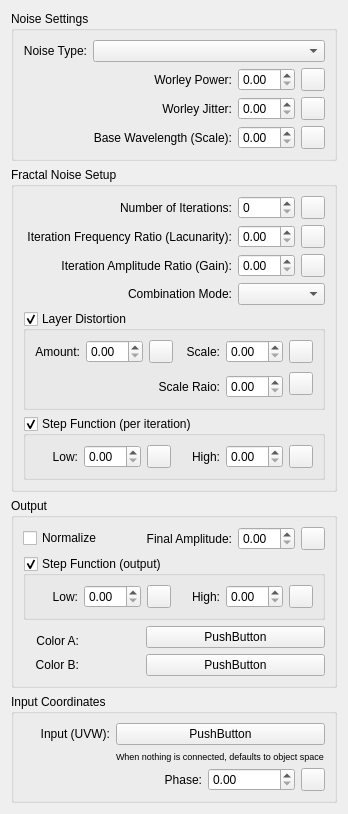
<?xml version="1.0" encoding="UTF-8"?>
<ui version="4.0">
 <class>Form</class>
 <widget class="QWidget" name="Form">
  <property name="geometry">
   <rect>
    <x>0</x>
    <y>0</y>
    <width>334</width>
    <height>742</height>
   </rect>
  </property>
  <property name="windowTitle">
   <string>Form</string>
  </property>
  <layout class="QGridLayout" name="gridLayout_4" columnstretch="0,0">
   <item row="1" column="0" colspan="2">
    <widget class="QGroupBox" name="groupBox">
     <property name="title">
      <string>Fractal Noise Setup</string>
     </property>
     <layout class="QGridLayout" name="gridLayout_3" columnstretch="2,0,0">
      <item row="1" column="0">
       <widget class="QLabel" name="label_12">
        <property name="text">
         <string>Number of Iterations:</string>
        </property>
        <property name="alignment">
         <set>Qt::AlignRight|Qt::AlignTrailing|Qt::AlignVCenter</set>
        </property>
       </widget>
      </item>
      <item row="3" column="1">
       <widget class="MaxSDK::QmaxDoubleSpinBox" name="Gain">
        <property name="visibleDigits">
         <number>-4</number>
        </property>
       </widget>
      </item>
      <item row="2" column="0">
       <widget class="QLabel" name="label_6">
        <property name="text">
         <string>Iteration Frequency Ratio (Lacunarity):</string>
        </property>
        <property name="alignment">
         <set>Qt::AlignRight|Qt::AlignTrailing|Qt::AlignVCenter</set>
        </property>
       </widget>
      </item>
      <item row="3" column="0">
       <widget class="QLabel" name="label_7">
        <property name="text">
         <string>Iteration Amplitude Ratio (Gain):</string>
        </property>
        <property name="alignment">
         <set>Qt::AlignRight|Qt::AlignTrailing|Qt::AlignVCenter</set>
        </property>
       </widget>
      </item>
      <item row="1" column="2">
       <widget class="MaxSDK::UI::QmaxTexmapToolbutton" name="Iterations_map">
        <property name="text">
         <string/>
        </property>
       </widget>
      </item>
      <item row="2" column="1">
       <widget class="MaxSDK::QmaxDoubleSpinBox" name="Lacunarity">
        <property name="visibleDigits">
         <number>-4</number>
        </property>
       </widget>
      </item>
      <item row="1" column="1">
       <widget class="MaxSDK::QmaxSpinBox" name="Iterations"/>
      </item>
      <item row="3" column="2">
       <widget class="MaxSDK::UI::QmaxTexmapToolbutton" name="Gain_map">
        <property name="text">
         <string/>
        </property>
       </widget>
      </item>
      <item row="2" column="2">
       <widget class="MaxSDK::UI::QmaxTexmapToolbutton" name="Lacunarity_map">
        <property name="text">
         <string/>
        </property>
       </widget>
      </item>
      <item row="6" column="0" colspan="3">
       <widget class="QGroupBox" name="LayerStepFunction">
        <property name="title">
         <string>Step Function (per iteration)</string>
        </property>
        <property name="checkable">
         <bool>true</bool>
        </property>
        <layout class="QGridLayout" name="gridLayout_2">
         <item row="0" column="2">
          <widget class="MaxSDK::QmaxDoubleSpinBox" name="LayerLowStep">
           <property name="visibleDigits">
            <number>-4</number>
           </property>
          </widget>
         </item>
         <item row="0" column="4">
          <widget class="QLabel" name="label_4">
           <property name="text">
            <string>High:</string>
           </property>
           <property name="alignment">
            <set>Qt::AlignRight|Qt::AlignTrailing|Qt::AlignVCenter</set>
           </property>
          </widget>
         </item>
         <item row="0" column="3">
          <widget class="MaxSDK::UI::QmaxTexmapToolbutton" name="LayerLowStep_map">
           <property name="text">
            <string/>
           </property>
          </widget>
         </item>
         <item row="0" column="5">
          <widget class="MaxSDK::QmaxDoubleSpinBox" name="LayerHiStep">
           <property name="visibleDigits">
            <number>-4</number>
           </property>
          </widget>
         </item>
         <item row="0" column="1">
          <widget class="QLabel" name="label_5">
           <property name="text">
            <string>Low:</string>
           </property>
           <property name="alignment">
            <set>Qt::AlignRight|Qt::AlignTrailing|Qt::AlignVCenter</set>
           </property>
          </widget>
         </item>
         <item row="0" column="6">
          <widget class="MaxSDK::UI::QmaxTexmapToolbutton" name="LayerHiStep_map">
           <property name="text">
            <string/>
           </property>
          </widget>
         </item>
        </layout>
       </widget>
      </item>
      <item row="5" column="0" colspan="3">
       <widget class="QGroupBox" name="LayerDistort">
        <property name="title">
         <string>Layer Distortion</string>
        </property>
        <property name="checkable">
         <bool>true</bool>
        </property>
        <layout class="QGridLayout" name="gridLayout_7">
         <item row="0" column="4">
          <widget class="MaxSDK::UI::QmaxTexmapToolbutton" name="LayerDistAmount_map">
           <property name="text">
            <string/>
           </property>
          </widget>
         </item>
         <item row="0" column="3">
          <widget class="MaxSDK::QmaxDoubleSpinBox" name="LayerDistAmount">
           <property name="visibleDigits">
            <number>-4</number>
           </property>
          </widget>
         </item>
         <item row="0" column="7">
          <widget class="MaxSDK::UI::QmaxTexmapToolbutton" name="LayerDistScale_map">
           <property name="text">
            <string/>
           </property>
          </widget>
         </item>
         <item row="2" column="6">
          <widget class="MaxSDK::QmaxDoubleSpinBox" name="LayerDistRatio">
           <property name="visibleDigits">
            <number>-4</number>
           </property>
          </widget>
         </item>
         <item row="0" column="0">
          <widget class="QLabel" name="label_19">
           <property name="text">
            <string>Amount:</string>
           </property>
           <property name="alignment">
            <set>Qt::AlignRight|Qt::AlignTrailing|Qt::AlignVCenter</set>
           </property>
          </widget>
         </item>
         <item row="0" column="5">
          <widget class="QLabel" name="label_8">
           <property name="text">
            <string>Scale:</string>
           </property>
           <property name="alignment">
            <set>Qt::AlignRight|Qt::AlignTrailing|Qt::AlignVCenter</set>
           </property>
          </widget>
         </item>
         <item row="2" column="3" colspan="3">
          <widget class="QLabel" name="label_20">
           <property name="text">
            <string>Scale Raio:</string>
           </property>
           <property name="alignment">
            <set>Qt::AlignRight|Qt::AlignTrailing|Qt::AlignVCenter</set>
           </property>
          </widget>
         </item>
         <item row="0" column="6">
          <widget class="MaxSDK::QmaxDoubleSpinBox" name="LayerDistScale">
           <property name="visibleDigits">
            <number>-4</number>
           </property>
          </widget>
         </item>
         <item row="1" column="7" rowspan="2">
          <widget class="MaxSDK::UI::QmaxTexmapToolbutton" name="LayerDistRatio_map">
           <property name="text">
            <string/>
           </property>
          </widget>
         </item>
        </layout>
       </widget>
      </item>
      <item row="4" column="0">
       <widget class="QLabel" name="label_17">
        <property name="text">
         <string>Combination Mode:</string>
        </property>
        <property name="alignment">
         <set>Qt::AlignRight|Qt::AlignTrailing|Qt::AlignVCenter</set>
        </property>
       </widget>
      </item>
      <item row="4" column="1" colspan="2">
       <widget class="QComboBox" name="Mode">
        <property name="toolTip">
         <string>&lt;b&gt;Mode:&lt;/b&gt; The layer combination mode.&lt;br&gt;&lt;br&gt;
&lt;b&gt;Add&lt;/b&gt; is classic addition. &lt;b&gt;Relative&lt;/b&gt; adds each layer relative to the previous layers contribution. &lt;b&gt;Multiply&lt;/b&gt; is layer-to-layer multiplication.

</string>
        </property>
       </widget>
      </item>
     </layout>
    </widget>
   </item>
   <item row="3" column="0" colspan="2">
    <widget class="QGroupBox" name="groupBox_4">
     <property name="title">
      <string>Input Coordinates</string>
     </property>
     <layout class="QGridLayout" name="gridLayout_8">
      <item row="1" column="1" colspan="3">
       <widget class="QLabel" name="label">
        <property name="text">
         <string>&lt;html&gt;&lt;head/&gt;&lt;body&gt;&lt;p&gt;&lt;span style=&quot; font-size:7pt;&quot;&gt;When nothing is connected, defaults to object space&lt;/span&gt;&lt;/p&gt;&lt;/body&gt;&lt;/html&gt;</string>
        </property>
       </widget>
      </item>
      <item row="2" column="2">
       <widget class="MaxSDK::QmaxDoubleSpinBox" name="Phase">
        <property name="visibleDigits">
         <number>-4</number>
        </property>
       </widget>
      </item>
      <item row="2" column="1">
       <widget class="QLabel" name="label_13">
        <property name="text">
         <string>Phase:</string>
        </property>
        <property name="alignment">
         <set>Qt::AlignRight|Qt::AlignTrailing|Qt::AlignVCenter</set>
        </property>
       </widget>
      </item>
      <item row="2" column="3">
       <widget class="MaxSDK::UI::QmaxTexmapToolbutton" name="Phase_map">
        <property name="text">
         <string/>
        </property>
       </widget>
      </item>
      <item row="0" column="1" colspan="3">
       <widget class="QPushButton" name="UVW_map">
        <property name="text">
         <string>PushButton</string>
        </property>
       </widget>
      </item>
      <item row="0" column="0">
       <widget class="QLabel" name="label_9">
        <property name="text">
         <string>Input (UVW):</string>
        </property>
        <property name="alignment">
         <set>Qt::AlignRight|Qt::AlignTrailing|Qt::AlignVCenter</set>
        </property>
       </widget>
      </item>
     </layout>
    </widget>
   </item>
   <item row="0" column="0" colspan="2">
    <widget class="QGroupBox" name="groupBox_3">
     <property name="title">
      <string>Noise Settings</string>
     </property>
     <layout class="QGridLayout" name="gridLayout_5" columnstretch="2,0,0,0">
      <item row="1" column="1">
       <widget class="QLabel" name="label_14">
        <property name="text">
         <string>Worley Power:</string>
        </property>
        <property name="alignment">
         <set>Qt::AlignRight|Qt::AlignTrailing|Qt::AlignVCenter</set>
        </property>
       </widget>
      </item>
      <item row="0" column="0">
       <widget class="QLabel" name="label_16">
        <property name="text">
         <string>Noise Type:</string>
        </property>
        <property name="alignment">
         <set>Qt::AlignRight|Qt::AlignTrailing|Qt::AlignVCenter</set>
        </property>
       </widget>
      </item>
      <item row="0" column="1" colspan="3">
       <widget class="QComboBox" name="Type">
        <property name="toolTip">
         <string>&lt;b&gt;Type&lt;/b&gt;: Select the type of noise.&lt;br&gt;
Allows multiple types of noise. Note that the &lt;b&gt;Worley Power&lt;/b&gt; and &lt;b&gt;Worley Jitter&lt;/b&gt; parameters only apply to the various flavors of Worley noise.</string>
        </property>
       </widget>
      </item>
      <item row="3" column="3">
       <widget class="MaxSDK::UI::QmaxTexmapToolbutton" name="WorleyJitter_map">
        <property name="text">
         <string/>
        </property>
       </widget>
      </item>
      <item row="1" column="2">
       <widget class="MaxSDK::QmaxDoubleSpinBox" name="WorleyPower">
        <property name="visibleDigits">
         <number>-4</number>
        </property>
       </widget>
      </item>
      <item row="3" column="2">
       <widget class="MaxSDK::QmaxDoubleSpinBox" name="WorleyJitter">
        <property name="visibleDigits">
         <number>-4</number>
        </property>
       </widget>
      </item>
      <item row="3" column="1">
       <widget class="QLabel" name="label_18">
        <property name="text">
         <string>Worley Jitter:</string>
        </property>
        <property name="alignment">
         <set>Qt::AlignRight|Qt::AlignTrailing|Qt::AlignVCenter</set>
        </property>
       </widget>
      </item>
      <item row="1" column="3">
       <widget class="MaxSDK::UI::QmaxTexmapToolbutton" name="WorleyPower_map">
        <property name="text">
         <string/>
        </property>
       </widget>
      </item>
      <item row="4" column="2">
       <widget class="MaxSDK::QmaxDoubleSpinBox" name="Scale">
        <property name="visibleDigits">
         <number>-4</number>
        </property>
       </widget>
      </item>
      <item row="4" column="3">
       <widget class="MaxSDK::UI::QmaxTexmapToolbutton" name="Scale_map">
        <property name="text">
         <string/>
        </property>
       </widget>
      </item>
      <item row="4" column="1">
       <widget class="QLabel" name="label_10">
        <property name="text">
         <string>Base Wavelength (Scale):</string>
        </property>
        <property name="alignment">
         <set>Qt::AlignRight|Qt::AlignTrailing|Qt::AlignVCenter</set>
        </property>
       </widget>
      </item>
     </layout>
    </widget>
   </item>
   <item row="2" column="0" colspan="2">
    <widget class="QGroupBox" name="groupBox_2">
     <property name="title">
      <string>Output</string>
     </property>
     <layout class="QGridLayout" name="gridLayout_6">
      <item row="2" column="0" colspan="5">
       <widget class="QGroupBox" name="OutputStepFunction">
        <property name="title">
         <string>Step Function (output)</string>
        </property>
        <property name="checkable">
         <bool>true</bool>
        </property>
        <layout class="QGridLayout" name="gridLayout">
         <item row="0" column="2">
          <widget class="MaxSDK::QmaxDoubleSpinBox" name="OutputLowStep">
           <property name="visibleDigits">
            <number>-4</number>
           </property>
          </widget>
         </item>
         <item row="0" column="1">
          <widget class="QLabel" name="label_2">
           <property name="text">
            <string>Low:</string>
           </property>
           <property name="alignment">
            <set>Qt::AlignRight|Qt::AlignTrailing|Qt::AlignVCenter</set>
           </property>
          </widget>
         </item>
         <item row="0" column="4">
          <widget class="QLabel" name="label_3">
           <property name="text">
            <string>High:</string>
           </property>
           <property name="alignment">
            <set>Qt::AlignRight|Qt::AlignTrailing|Qt::AlignVCenter</set>
           </property>
          </widget>
         </item>
         <item row="0" column="3">
          <widget class="MaxSDK::UI::QmaxTexmapToolbutton" name="OutputLowStep_map">
           <property name="text">
            <string/>
           </property>
          </widget>
         </item>
         <item row="0" column="5">
          <widget class="MaxSDK::QmaxDoubleSpinBox" name="OutputHiStep">
           <property name="visibleDigits">
            <number>-4</number>
           </property>
          </widget>
         </item>
         <item row="0" column="6">
          <widget class="MaxSDK::UI::QmaxTexmapToolbutton" name="OutputHiStep_map">
           <property name="text">
            <string/>
           </property>
          </widget>
         </item>
        </layout>
       </widget>
      </item>
      <item row="6" column="1">
       <widget class="MaxSDK::QMaxColorSwatch" name="B">
        <property name="useAlpha">
         <bool>true</bool>
        </property>
       </widget>
      </item>
      <item row="4" column="2" rowspan="2" colspan="3">
       <widget class="QPushButton" name="A_map">
        <property name="text">
         <string>PushButton</string>
        </property>
       </widget>
      </item>
      <item row="6" column="2" colspan="3">
       <widget class="QPushButton" name="B_map">
        <property name="text">
         <string>PushButton</string>
        </property>
       </widget>
      </item>
      <item row="1" column="0" colspan="2">
       <widget class="QCheckBox" name="Normalize">
        <property name="text">
         <string>Normalize</string>
        </property>
       </widget>
      </item>
      <item row="1" column="2">
       <widget class="QLabel" name="label_15">
        <property name="text">
         <string>Final Amplitude:</string>
        </property>
        <property name="alignment">
         <set>Qt::AlignRight|Qt::AlignTrailing|Qt::AlignVCenter</set>
        </property>
       </widget>
      </item>
      <item row="1" column="4">
       <widget class="MaxSDK::UI::QmaxTexmapToolbutton" name="Amplitude_map">
        <property name="text">
         <string/>
        </property>
       </widget>
      </item>
      <item row="1" column="3">
       <widget class="MaxSDK::QmaxDoubleSpinBox" name="Amplitude">
        <property name="visibleDigits">
         <number>-4</number>
        </property>
       </widget>
      </item>
      <item row="5" column="1">
       <widget class="MaxSDK::QMaxColorSwatch" name="A">
        <property name="useAlpha">
         <bool>true</bool>
        </property>
       </widget>
      </item>
      <item row="5" column="0">
       <widget class="QLabel" name="label_11">
        <property name="text">
         <string>Color A:</string>
        </property>
        <property name="alignment">
         <set>Qt::AlignRight|Qt::AlignTrailing|Qt::AlignVCenter</set>
        </property>
       </widget>
      </item>
      <item row="6" column="0">
       <widget class="QLabel" name="label_21">
        <property name="text">
         <string>Color B:</string>
        </property>
        <property name="alignment">
         <set>Qt::AlignRight|Qt::AlignTrailing|Qt::AlignVCenter</set>
        </property>
       </widget>
      </item>
     </layout>
    </widget>
   </item>
  </layout>
 </widget>
 <customwidgets>
  <customwidget>
   <class>MaxSDK::QmaxSpinBox</class>
   <extends>QSpinBox</extends>
   <header location="global">Qt/QmaxSpinBox.h</header>
  </customwidget>
  <customwidget>
   <class>MaxSDK::QMaxColorSwatch</class>
   <extends>QWidget</extends>
   <header location="global">Qt/QMaxColorSwatch.h</header>
  </customwidget>
  <customwidget>
   <class>MaxSDK::QmaxDoubleSpinBox</class>
   <extends>QDoubleSpinBox</extends>
   <header location="global">Qt/QmaxSpinBox.h</header>
  </customwidget>
  <customwidget>
   <class>MaxSDK::UI::QmaxTexmapToolbutton</class>
   <extends>QToolButton</extends>
   <header>QmaxTexmapToolbutton.h</header>
  </customwidget>
 </customwidgets>
 <resources/>
 <connections/>
</ui>
